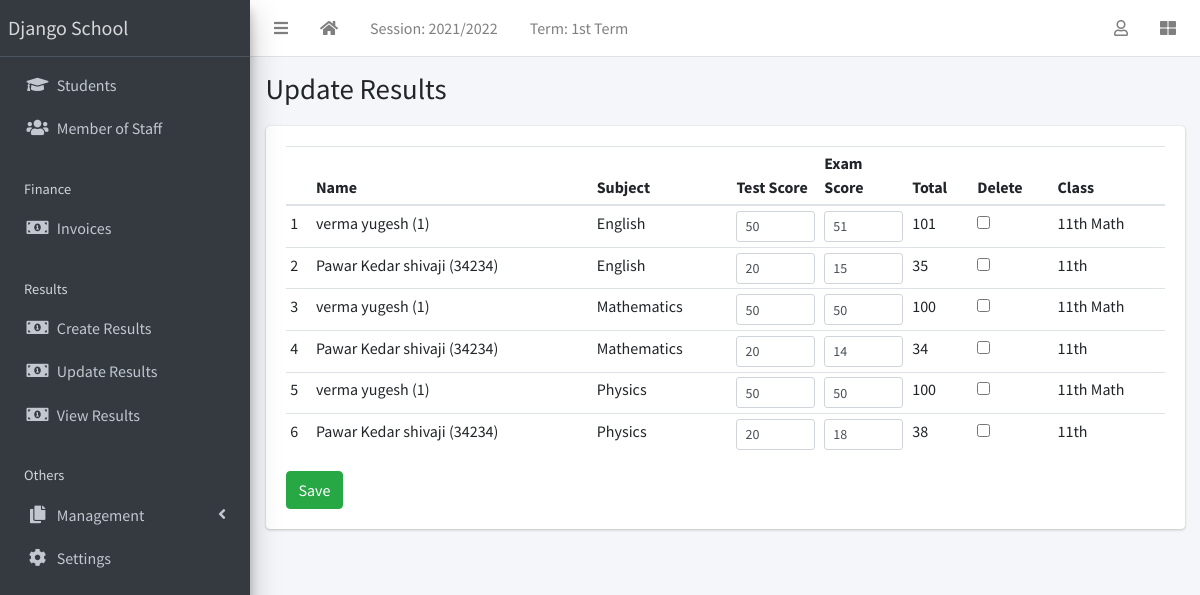
Screenshot of /result/edit-results/ (signed in) with the database file from the repository.
### apps/corecode/models.py (models this page shows, shortened)
class AcademicSession(models.Model):
    name = models.CharField(max_length=200, unique=True)
    current = models.BooleanField(default=True)
    class Meta:
        ordering = ["-name"]

class AcademicTerm(models.Model):
    name = models.CharField(max_length=20, unique=True)
    current = models.BooleanField(default=True)
    class Meta:
        ordering = ["name"]

class SiteConfig(models.Model):
    key = models.SlugField()
    value = models.CharField(max_length=200)

class Subject(models.Model):
    name = models.CharField(max_length=200, unique=True)
    class Meta:
        ordering = ["name"]
    def __str__(self):
        return self.name

class StudentClass(models.Model):
    name = models.CharField(max_length=200, unique=True)
    class Meta:
        verbose_name = "Class"
        verbose_name_plural = "Classes"
        ordering = ["name"]
    def __str__(self):
        return self.name

### apps/result/models.py (models this page shows, shortened)
class Result(models.Model):
    student = models.ForeignKey(Student, on_delete=models.CASCADE)
    session = models.ForeignKey(AcademicSession, on_delete=models.CASCADE)
    term = models.ForeignKey(AcademicTerm, on_delete=models.CASCADE)
    current_class = models.ForeignKey(StudentClass, on_delete=models.CASCADE)
    subject = models.ForeignKey(Subject, on_delete=models.CASCADE)
    test_score = models.IntegerField(default=0)
    exam_score = models.IntegerField(default=0)
    class Meta:
        ordering = ["subject"]
    def total_score(self):
        return self.test_score + self.exam_score

### apps/students/models.py (models this page shows, shortened)
class Student(models.Model):
    STATUS_CHOICES = [("active", "Active"), ("inactive", "Inactive")]
    GENDER_CHOICES = [("male", "Male"), ("female", "Female")]
    current_status = models.CharField(
        max_length=10, choices=STATUS_CHOICES, default="active"
    )
    registration_number = models.CharField(max_length=200, unique=True)
    surname = models.CharField(max_length=200)
    firstname = models.CharField(max_length=200)
    other_name = models.CharField(max_length=200, blank=True)
    gender = models.CharField(max_length=10, choices=GENDER_CHOICES, default="male")
    date_of_birth = models.DateField(default=timezone.now)
    current_class = models.ForeignKey(
        StudentClass, on_delete=models.SET_NULL, blank=True, null=True
    )
    date_of_admission = models.DateField(default=timezone.now)
    mobile_num_regex = RegexValidator(
        regex="^[0-9]{10,15}$", message="Entered mobile number isn't in a right format!"
    )
    parent_mobile_number = models.CharField(
        validators=[mobile_num_regex], max_length=13, blank=True
    )
    address = models.TextField(blank=True)
    others = models.TextField(blank=True)
    passport = models.ImageField(blank=True, upload_to="students/passports/")
    class Meta:
        ordering = ["surname", "firstname", "other_name"]
    def __str__(self):
        return f"{self.surname} {self.firstname} {self.other_name} ({self.registration_number})"

### apps/result/views.py (the view)
# urls.py: path("edit-results/", edit_results, name="edit-results"),
@login_required
def edit_results(request):
    if request.method == "POST":
        form = EditResults(request.POST)
        if form.is_valid():
            form.save()
            messages.success(request, "Results successfully updated")
            return redirect("edit-results")
    else:
        results = Result.objects.filter(
            session=request.current_session, term=request.current_term
        )
        form = EditResults(queryset=results)
    return render(request, "result/edit_results.html", {"formset": form})

### apps/corecode/context_processors.py (called while the page is built)
def site_defaults(request):
    current_session = AcademicSession.objects.get(current=True)
    current_term = AcademicTerm.objects.get(current=True)
    vals = SiteConfig.objects.all()
    contexts = {
        "current_session": current_session.name,
        "current_term": current_term.name,
    }
    for val in vals:
        contexts[val.key] = val.value
    return contexts

### apps/result/templates/result/edit_results.html (shortened to what this page needs)
{% extends 'base.html' %}
{% load widget_tweaks %}
{% block title %}
Update Results
{% endblock title %}
{% block content %}
<form method="POST">
  <table id="studenttable" class="table table-sm">
    <thead>
      <tr>
        <th></th>
        <th>Name</th>
        <th>Subject</th>
        <th>Test Score</th>
        <th>Exam Score</th>
        <th>Total</th>
        <th>Delete</th>
        <th>Class</th>
      </tr>
    </thead>
    <tbody>
      {% for form in formset %}
        <tr>
          <td>{{forloop.counter }}</td>
          <td>{{form.instance.student }}</td>
          <td>{{form.instance.subject}}</td>
          <td style="width: 10%;">{{form.test_score | add_class:"form-control form-control-sm"}}</td>
          <td style="width: 10%;">{{form.exam_score | add_class:"form-control form-control-sm"}}</td>
          <td>{{form.instance.total_score}}</td>
          <td>{{form.DELETE}}</td>
          <td>{{form.instance.current_class}}</td>
        </tr>
      {% endfor %}
    </tbody>
  </table>
  <input type="submit" class="btn btn-success" value="Save">
  </form>
{% endblock content %}

### templates/base.html (shortened to what this page needs)
{% load static %}
<!DOCTYPE html>
<html lang="en">
<head>
  <link rel="stylesheet" href="{% static 'plugins/fontawesome-free/css/all.min.css' %}">
  <link rel="stylesheet" href="{% static 'plugins/toastr/toastr.min.css' %}">
  <link rel="stylesheet"
    href="{% static 'plugins/overlayScrollbars/css/OverlayScrollbars.min.css' %}">
  <link rel="stylesheet" href="{% static 'plugins/Datatables/datatables.min.css' %}" />
  <link rel="stylesheet" href="{% static 'dist/css/adminlte.min.css' %}">
</head>
<body
  class="hold-transition sidebar-mini layout-fixed layout-navbar-fixed layout-footer-fixed">
  <div class="wrapper">
    <nav class="main-header navbar navbar-expand navbar-white navbar-light">
      <ul class="navbar-nav">
        <li class="nav-item">
          <a class="nav-link" data-widget="pushmenu" href="#" role="button"><i
              class="fas fa-bars"></i></a>
        </li>
        <li class="nav-item d-none d-sm-inline-block">
          <a href="{% url 'home' %} " class="nav-link"><i class="fa fa-home"></i></a>
        </li>
        <li class="nav-item d-none d-sm-inline-block">
          <a href="{% url 'current-session' %}" class="nav-link">Session: {{ current_session }}</a>
        </li>
        <li class="nav-item d-none d-sm-inline-block">
          <a href="{% url 'current-session' %}" class="nav-link">Term: {{ current_term }}</a>
        </li>
      </ul>
      <ul class="navbar-nav ml-auto">
        <li class="nav-item dropdown">
          <a class="nav-link" data-toggle="dropdown" href="#">
            <i class="far fa-user"></i>
          </a>
        </li>
        <li class="nav-item">
          <a class="nav-link" data-widget="control-sidebar" data-slide="true"
            href="#" role="button"><i class="fas fa-th-large"></i></a>
        </li>
      </ul>
    </nav>
    <aside class="main-sidebar sidebar-dark-primary elevation-4">
      <a href="{% url 'home' %}" class="brand-link">{{ school_name | default:"MySchool" }}</a>
      <div class="sidebar">
        <nav class="mt-2">
          <ul class="nav nav-pills nav-sidebar flex-column"
            data-widget="treeview" role="menu" data-accordion="false">
            <li class="nav-item">
              <a href="{% url 'student-list' %}" class="nav-link">
                <i class="nav-icon fas fa-graduation-cap"></i>
                <p>
                  Students
                </p>
              </a>
            </li>
            <li class="nav-item">
              <a href="{% url 'staff-list' %}" class="nav-link">
                <i class="nav-icon fas fa-users"></i>
                <p>
                  Member of Staff
                </p>
              </a>
            </li>
            <li class="nav-header">Finance</li>
            <li class="nav-item">
              <a href="{% url 'invoice-list' %}" class="nav-link">
                <i class="nav-icon fas fa-money-bill-alt"></i>
                <p>
                  Invoices
                </p>
              </a>
            </li>
            <li class="nav-header">Results</li>
            <li class="nav-item">
              <a href="{% url 'create-result' %}" class="nav-link">
                <i class="nav-icon fas fa-money-bill-alt"></i>
                <p>
                  Create Results
                </p>
              </a>
            </li>
            <li class="nav-item">
              <a href="{% url 'edit-results' %}" class="nav-link">
                <i class="nav-icon fas fa-money-bill-alt"></i>
                <p>
                  Update Results
                </p>
              </a>
            </li>
            <li class="nav-item">
              <a href="{% url 'view-results' %}" class="nav-link">
                <i class="nav-icon fas fa-money-bill-alt"></i>
                <p>
                  View Results
                </p>
              </a>
            </li>
            <li class="nav-header">Others</li>
            <li class="nav-item has-treeview">
              <a href="#" class="nav-link">
                <i class="nav-icon fas fa-copy"></i>
                <p>
                  Management
                  <i class="fas fa-angle-left right"></i>
                </p>
              </a>
            </li>
            <li class="nav-item">
              <a href="{% url 'configs' %}" class="nav-link">
                <i class="nav-icon fas fa-cog"></i>
                <p>
                  Settings
                </p>
              </a>
            </li>
          </ul>
        </nav>
      </div>
    </aside>
    <div class="content-wrapper">
      <section class="content-header">
        <div class="container-fluid">
          <div class="row mb-1">
            <div class="col-sm-8">
              <h1>{% block title %}{% endblock title %}</h1>
            </div>
            <div class="col-sm-4">
            </div>
          </div>
        </div>
      </section>
      <section class="content">
        <div class="container-fluid">
          <div class="row">
            <div class="col-md-12">
              {% block fullcard %}
              <div class="card">
                <div class="card-body">
                  <div class="row">
                    <div class="col">
                      {% block content %}
                      {% endblock content %}
                    </div>
                  </div>
                </div>
              </div>
              {% endblock fullcard %}
            </div>
          </div>
        </div>
      </section>
    </div>
  </div>
</body>
</html>

### rows the page displays
AcademicSession: name "2021/2022"
AcademicTerm: name "1st Term"
SiteConfig: value "Django School"
Result: instance.student "verma yugesh (1)", instance.subject "English", instance.total_score "101", instance.current_class "11th Math"
Result: instance.student "Pawar Kedar shivaji (34234)", instance.subject "English", instance.total_score "35", instance.current_class "11th"
Result: instance.student "verma yugesh (1)", instance.subject "Mathematics", instance.total_score "100", instance.current_class "11th Math"
Result: instance.student "Pawar Kedar shivaji (34234)", instance.subject "Mathematics", instance.total_score "34", instance.current_class "11th"
Result: instance.student "verma yugesh (1)", instance.subject "Physics", instance.total_score "100", instance.current_class "11th Math"
Result: instance.student "Pawar Kedar shivaji (34234)", instance.subject "Physics", instance.total_score "38", instance.current_class "11th"
